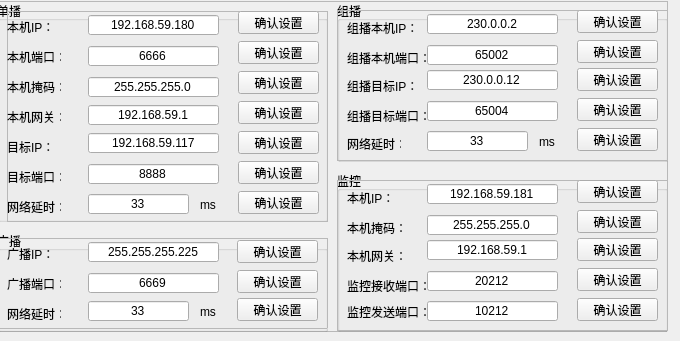
   <widget class="QWidget" name="tab_6">
    <attribute name="title">
     <string>网口2</string>
    </attribute>
    <widget class="QFrame" name="frame_7">
     <property name="geometry">
      <rect>
       <x>-3</x>
       <y>1</y>
       <width>671</width>
       <height>331</height>
      </rect>
     </property>
     <property name="frameShape">
      <enum>QFrame::StyledPanel</enum>
     </property>
     <property name="frameShadow">
      <enum>QFrame::Raised</enum>
     </property>
     <widget class="QGroupBox" name="groupBox_10">
      <property name="geometry">
       <rect>
        <x>0</x>
        <y>0</y>
        <width>331</width>
        <height>221</height>
       </rect>
      </property>
      <property name="title">
       <string>单播</string>
      </property>
      <widget class="QFrame" name="frame_8">
       <property name="geometry">
        <rect>
         <x>10</x>
         <y>10</y>
         <width>321</width>
         <height>211</height>
        </rect>
       </property>
       <property name="frameShape">
        <enum>QFrame::StyledPanel</enum>
       </property>
       <property name="frameShadow">
        <enum>QFrame::Raised</enum>
       </property>
       <widget class="QPushButton" name="pushButton_33">
        <property name="geometry">
         <rect>
          <x>231</x>
          <y>150</y>
          <width>81</width>
          <height>23</height>
         </rect>
        </property>
        <property name="text">
         <string>确认设置</string>
        </property>
       </widget>
       <widget class="QLabel" name="label_42">
        <property name="geometry">
         <rect>
          <x>0</x>
          <y>70</y>
          <width>54</width>
          <height>12</height>
         </rect>
        </property>
        <property name="text">
         <string>本机掩码：</string>
        </property>
       </widget>
       <widget class="QLineEdit" name="lineEdit_30">
        <property name="geometry">
         <rect>
          <x>81</x>
          <y>122</y>
          <width>131</width>
          <height>20</height>
         </rect>
        </property>
        <property name="text">
         <string>192.168.59.117</string>
        </property>
        <property name="alignment">
         <set>Qt::AlignCenter</set>
        </property>
       </widget>
       <widget class="QLineEdit" name="lineEdit_31">
        <property name="geometry">
         <rect>
          <x>81</x>
          <y>35</y>
          <width>131</width>
          <height>20</height>
         </rect>
        </property>
        <property name="text">
         <string>6666</string>
        </property>
        <property name="alignment">
         <set>Qt::AlignCenter</set>
        </property>
       </widget>
       <widget class="QLabel" name="label_43">
        <property name="geometry">
         <rect>
          <x>0</x>
          <y>40</y>
          <width>54</width>
          <height>12</height>
         </rect>
        </property>
        <property name="text">
         <string>本机端口：</string>
        </property>
       </widget>
       <widget class="QLabel" name="label_44">
        <property name="geometry">
         <rect>
          <x>0</x>
          <y>130</y>
          <width>54</width>
          <height>12</height>
         </rect>
        </property>
        <property name="text">
         <string>目标IP：</string>
        </property>
       </widget>
       <widget class="QLineEdit" name="lineEdit_32">
        <property name="geometry">
         <rect>
          <x>81</x>
          <y>94</y>
          <width>131</width>
          <height>20</height>
         </rect>
        </property>
        <property name="text">
         <string>192.168.59.1</string>
        </property>
        <property name="alignment">
         <set>Qt::AlignCenter</set>
        </property>
       </widget>
       <widget class="QLabel" name="label_45">
        <property name="geometry">
         <rect>
          <x>0</x>
          <y>10</y>
          <width>54</width>
          <height>12</height>
         </rect>
        </property>
        <property name="text">
         <string>本机IP：</string>
        </property>
       </widget>
       <widget class="QPushButton" name="pushButton_34">
        <property name="geometry">
         <rect>
          <x>231</x>
          <y>180</y>
          <width>81</width>
          <height>23</height>
         </rect>
        </property>
        <property name="text">
         <string>确认设置</string>
        </property>
       </widget>
       <widget class="QPushButton" name="pushButton_35">
        <property name="geometry">
         <rect>
          <x>231</x>
          <y>120</y>
          <width>81</width>
          <height>23</height>
         </rect>
        </property>
        <property name="text">
         <string>确认设置</string>
        </property>
       </widget>
       <widget class="QPushButton" name="pushButton_36">
        <property name="geometry">
         <rect>
          <x>231</x>
          <y>0</y>
          <width>81</width>
          <height>23</height>
         </rect>
        </property>
        <property name="text">
         <string>确认设置</string>
        </property>
       </widget>
       <widget class="QLabel" name="label_71">
        <property name="geometry">
         <rect>
          <x>193</x>
          <y>188</y>
          <width>54</width>
          <height>12</height>
         </rect>
        </property>
        <property name="text">
         <string>ms</string>
        </property>
       </widget>
       <widget class="QLineEdit" name="lineEdit_33">
        <property name="geometry">
         <rect>
          <x>81</x>
          <y>66</y>
          <width>131</width>
          <height>20</height>
         </rect>
        </property>
        <property name="text">
         <string>255.255.255.0</string>
        </property>
        <property name="alignment">
         <set>Qt::AlignCenter</set>
        </property>
       </widget>
       <widget class="QLabel" name="label_74">
        <property name="geometry">
         <rect>
          <x>0</x>
          <y>190</y>
          <width>54</width>
          <height>12</height>
         </rect>
        </property>
        <property name="text">
         <string>网络延时：</string>
        </property>
       </widget>
       <widget class="QLineEdit" name="lineEdit_34">
        <property name="geometry">
         <rect>
          <x>81</x>
          <y>153</y>
          <width>131</width>
          <height>20</height>
         </rect>
        </property>
        <property name="text">
         <string>8888</string>
        </property>
        <property name="alignment">
         <set>Qt::AlignCenter</set>
        </property>
       </widget>
       <widget class="QPushButton" name="pushButton_37">
        <property name="geometry">
         <rect>
          <x>231</x>
          <y>30</y>
          <width>81</width>
          <height>23</height>
         </rect>
        </property>
        <property name="text">
         <string>确认设置</string>
        </property>
       </widget>
       <widget class="QLabel" name="label_75">
        <property name="geometry">
         <rect>
          <x>0</x>
          <y>160</y>
          <width>54</width>
          <height>12</height>
         </rect>
        </property>
        <property name="text">
         <string>目标端口：</string>
        </property>
       </widget>
       <widget class="QPushButton" name="pushButton_38">
        <property name="geometry">
         <rect>
          <x>231</x>
          <y>90</y>
          <width>81</width>
          <height>23</height>
         </rect>
        </property>
        <property name="text">
         <string>确认设置</string>
        </property>
       </widget>
       <widget class="QPushButton" name="pushButton_39">
        <property name="geometry">
         <rect>
          <x>231</x>
          <y>60</y>
          <width>81</width>
          <height>23</height>
         </rect>
        </property>
        <property name="text">
         <string>确认设置</string>
        </property>
       </widget>
       <widget class="QLineEdit" name="lineEdit_35">
        <property name="geometry">
         <rect>
          <x>81</x>
          <y>4</y>
          <width>131</width>
          <height>20</height>
         </rect>
        </property>
        <property name="text">
         <string>192.168.59.180</string>
        </property>
        <property name="alignment">
         <set>Qt::AlignCenter</set>
        </property>
       </widget>
       <widget class="QLineEdit" name="lineEdit_36">
        <property name="geometry">
         <rect>
          <x>81</x>
          <y>183</y>
          <width>101</width>
          <height>20</height>
         </rect>
        </property>
        <property name="text">
         <string>33</string>
        </property>
        <property name="alignment">
         <set>Qt::AlignCenter</set>
        </property>
       </widget>
       <widget class="QLabel" name="label_46">
        <property name="geometry">
         <rect>
          <x>0</x>
          <y>100</y>
          <width>54</width>
          <height>12</height>
         </rect>
        </property>
        <property name="text">
         <string>本机网关：</string>
        </property>
       </widget>
      </widget>
     </widget>
     <widget class="QGroupBox" name="groupBox_11">
      <property name="geometry">
       <rect>
        <x>0</x>
        <y>230</y>
        <width>331</width>
        <height>101</height>
       </rect>
      </property>
      <property name="title">
       <string>广播</string>
      </property>
      <widget class="QFrame" name="frame_9">
       <property name="geometry">
        <rect>
         <x>0</x>
         <y>7</y>
         <width>331</width>
         <height>91</height>
        </rect>
       </property>
       <property name="frameShape">
        <enum>QFrame::StyledPanel</enum>
       </property>
       <property name="frameShadow">
        <enum>QFrame::Raised</enum>
       </property>
       <widget class="QLabel" name="label_47">
        <property name="geometry">
         <rect>
          <x>10</x>
          <y>10</y>
          <width>54</width>
          <height>12</height>
         </rect>
        </property>
        <property name="text">
         <string>广播IP：</string>
        </property>
       </widget>
       <widget class="QPushButton" name="pushButton_40">
        <property name="geometry">
         <rect>
          <x>240</x>
          <y>2</y>
          <width>81</width>
          <height>23</height>
         </rect>
        </property>
        <property name="text">
         <string>确认设置</string>
        </property>
       </widget>
       <widget class="QLabel" name="label_76">
        <property name="geometry">
         <rect>
          <x>203</x>
          <y>68</y>
          <width>54</width>
          <height>12</height>
         </rect>
        </property>
        <property name="text">
         <string>ms</string>
        </property>
       </widget>
       <widget class="QLineEdit" name="lineEdit_37">
        <property name="geometry">
         <rect>
          <x>91</x>
          <y>4</y>
          <width>131</width>
          <height>20</height>
         </rect>
        </property>
        <property name="text">
         <string>255.255.255.225</string>
        </property>
        <property name="alignment">
         <set>Qt::AlignCenter</set>
        </property>
       </widget>
       <widget class="QPushButton" name="pushButton_41">
        <property name="geometry">
         <rect>
          <x>240</x>
          <y>60</y>
          <width>81</width>
          <height>23</height>
         </rect>
        </property>
        <property name="text">
         <string>确认设置</string>
        </property>
       </widget>
       <widget class="QLineEdit" name="lineEdit_38">
        <property name="geometry">
         <rect>
          <x>91</x>
          <y>35</y>
          <width>131</width>
          <height>20</height>
         </rect>
        </property>
        <property name="text">
         <string>6669</string>
        </property>
        <property name="alignment">
         <set>Qt::AlignCenter</set>
        </property>
       </widget>
       <widget class="QLabel" name="label_77">
        <property name="geometry">
         <rect>
          <x>10</x>
          <y>70</y>
          <width>54</width>
          <height>12</height>
         </rect>
        </property>
        <property name="text">
         <string>网络延时：</string>
        </property>
       </widget>
       <widget class="QPushButton" name="pushButton_42">
        <property name="geometry">
         <rect>
          <x>240</x>
          <y>32</y>
          <width>81</width>
          <height>23</height>
         </rect>
        </property>
        <property name="text">
         <string>确认设置</string>
        </property>
       </widget>
       <widget class="QLineEdit" name="lineEdit_39">
        <property name="geometry">
         <rect>
          <x>91</x>
          <y>63</y>
          <width>101</width>
          <height>20</height>
         </rect>
        </property>
        <property name="text">
         <string>33</string>
        </property>
        <property name="alignment">
         <set>Qt::AlignCenter</set>
        </property>
       </widget>
       <widget class="QLabel" name="label_48">
        <property name="geometry">
         <rect>
          <x>10</x>
          <y>40</y>
          <width>54</width>
          <height>12</height>
         </rect>
        </property>
        <property name="text">
         <string>广播端口：</string>
        </property>
       </widget>
      </widget>
     </widget>
     <widget class="QGroupBox" name="groupBox_12">
      <property name="geometry">
       <rect>
        <x>340</x>
        <y>0</y>
        <width>331</width>
        <height>161</height>
       </rect>
      </property>
      <property name="title">
       <string>组播</string>
      </property>
      <widget class="QFrame" name="frame_10">
       <property name="geometry">
        <rect>
         <x>0</x>
         <y>9</y>
         <width>331</width>
         <height>151</height>
        </rect>
       </property>
       <property name="frameShape">
        <enum>QFrame::StyledPanel</enum>
       </property>
       <property name="frameShadow">
        <enum>QFrame::Raised</enum>
       </property>
       <widget class="QLabel" name="label_49">
        <property name="geometry">
         <rect>
          <x>10</x>
          <y>10</y>
          <width>71</width>
          <height>16</height>
         </rect>
        </property>
        <property name="text">
         <string>组播本机IP：</string>
        </property>
       </widget>
       <widget class="QPushButton" name="pushButton_43">
        <property name="geometry">
         <rect>
          <x>240</x>
          <y>0</y>
          <width>81</width>
          <height>23</height>
         </rect>
        </property>
        <property name="text">
         <string>确认设置</string>
        </property>
       </widget>
       <widget class="QPushButton" name="pushButton_44">
        <property name="geometry">
         <rect>
          <x>240</x>
          <y>58</y>
          <width>81</width>
          <height>23</height>
         </rect>
        </property>
        <property name="text">
         <string>确认设置</string>
        </property>
       </widget>
       <widget class="QLabel" name="label_78">
        <property name="geometry">
         <rect>
          <x>202</x>
          <y>126</y>
          <width>54</width>
          <height>12</height>
         </rect>
        </property>
        <property name="text">
         <string>ms</string>
        </property>
       </widget>
       <widget class="QLineEdit" name="lineEdit_40">
        <property name="geometry">
         <rect>
          <x>90</x>
          <y>60</y>
          <width>131</width>
          <height>20</height>
         </rect>
        </property>
        <property name="text">
         <string>230.0.0.12</string>
        </property>
        <property name="alignment">
         <set>Qt::AlignCenter</set>
        </property>
       </widget>
       <widget class="QLineEdit" name="lineEdit_41">
        <property name="geometry">
         <rect>
          <x>90</x>
          <y>91</y>
          <width>131</width>
          <height>20</height>
         </rect>
        </property>
        <property name="text">
         <string>65004</string>
        </property>
        <property name="alignment">
         <set>Qt::AlignCenter</set>
        </property>
       </widget>
       <widget class="QLineEdit" name="lineEdit_42">
        <property name="geometry">
         <rect>
          <x>90</x>
          <y>4</y>
          <width>131</width>
          <height>20</height>
         </rect>
        </property>
        <property name="text">
         <string>230.0.0.2</string>
        </property>
        <property name="alignment">
         <set>Qt::AlignCenter</set>
        </property>
       </widget>
       <widget class="QLabel" name="label_50">
        <property name="geometry">
         <rect>
          <x>10</x>
          <y>68</y>
          <width>81</width>
          <height>16</height>
         </rect>
        </property>
        <property name="text">
         <string>组播目标IP：</string>
        </property>
       </widget>
       <widget class="QPushButton" name="pushButton_45">
        <property name="geometry">
         <rect>
          <x>240</x>
          <y>118</y>
          <width>81</width>
          <height>23</height>
         </rect>
        </property>
        <property name="text">
         <string>确认设置</string>
        </property>
       </widget>
       <widget class="QLineEdit" name="lineEdit_43">
        <property name="geometry">
         <rect>
          <x>90</x>
          <y>35</y>
          <width>131</width>
          <height>20</height>
         </rect>
        </property>
        <property name="text">
         <string>65002</string>
        </property>
        <property name="alignment">
         <set>Qt::AlignCenter</set>
        </property>
       </widget>
       <widget class="QPushButton" name="pushButton_46">
        <property name="geometry">
         <rect>
          <x>240</x>
          <y>88</y>
          <width>81</width>
          <height>23</height>
         </rect>
        </property>
        <property name="text">
         <string>确认设置</string>
        </property>
       </widget>
       <widget class="QLabel" name="label_79">
        <property name="geometry">
         <rect>
          <x>10</x>
          <y>128</y>
          <width>54</width>
          <height>12</height>
         </rect>
        </property>
        <property name="text">
         <string>网络延时：</string>
        </property>
       </widget>
       <widget class="QPushButton" name="pushButton_47">
        <property name="geometry">
         <rect>
          <x>240</x>
          <y>30</y>
          <width>81</width>
          <height>23</height>
         </rect>
        </property>
        <property name="text">
         <string>确认设置</string>
        </property>
       </widget>
       <widget class="QLabel" name="label_80">
        <property name="geometry">
         <rect>
          <x>10</x>
          <y>98</y>
          <width>81</width>
          <height>16</height>
         </rect>
        </property>
        <property name="text">
         <string>组播目标端口：</string>
        </property>
       </widget>
       <widget class="QLineEdit" name="lineEdit_44">
        <property name="geometry">
         <rect>
          <x>90</x>
          <y>121</y>
          <width>101</width>
          <height>20</height>
         </rect>
        </property>
        <property name="text">
         <string>33</string>
        </property>
        <property name="alignment">
         <set>Qt::AlignCenter</set>
        </property>
       </widget>
       <widget class="QLabel" name="label_51">
        <property name="geometry">
         <rect>
          <x>10</x>
          <y>40</y>
          <width>81</width>
          <height>16</height>
         </rect>
        </property>
        <property name="text">
         <string>组播本机端口：</string>
        </property>
       </widget>
      </widget>
     </widget>
     <widget class="QGroupBox" name="groupBox_13">
      <property name="geometry">
       <rect>
        <x>340</x>
        <y>170</y>
        <width>331</width>
        <height>161</height>
       </rect>
      </property>
      <property name="title">
       <string>监控</string>
      </property>
      <widget class="QFrame" name="frame_11">
       <property name="geometry">
        <rect>
         <x>0</x>
         <y>9</y>
         <width>331</width>
         <height>151</height>
        </rect>
       </property>
       <property name="frameShape">
        <enum>QFrame::StyledPanel</enum>
       </property>
       <property name="frameShadow">
        <enum>QFrame::Raised</enum>
       </property>
       <widget class="QLabel" name="label_52">
        <property name="geometry">
         <rect>
          <x>10</x>
          <y>10</y>
          <width>71</width>
          <height>16</height>
         </rect>
        </property>
        <property name="text">
         <string>本机IP：</string>
        </property>
       </widget>
       <widget class="QPushButton" name="pushButton_48">
        <property name="geometry">
         <rect>
          <x>240</x>
          <y>0</y>
          <width>81</width>
          <height>23</height>
         </rect>
        </property>
        <property name="text">
         <string>确认设置</string>
        </property>
       </widget>
       <widget class="QPushButton" name="pushButton_49">
        <property name="geometry">
         <rect>
          <x>240</x>
          <y>58</y>
          <width>81</width>
          <height>23</height>
         </rect>
        </property>
        <property name="text">
         <string>确认设置</string>
        </property>
       </widget>
       <widget class="QLineEdit" name="lineEdit_45">
        <property name="geometry">
         <rect>
          <x>90</x>
          <y>60</y>
          <width>131</width>
          <height>20</height>
         </rect>
        </property>
        <property name="text">
         <string>192.168.59.1</string>
        </property>
        <property name="alignment">
         <set>Qt::AlignCenter</set>
        </property>
       </widget>
       <widget class="QLineEdit" name="lineEdit_46">
        <property name="geometry">
         <rect>
          <x>90</x>
          <y>91</y>
          <width>131</width>
          <height>20</height>
         </rect>
        </property>
        <property name="text">
         <string>20212</string>
        </property>
        <property name="alignment">
         <set>Qt::AlignCenter</set>
        </property>
       </widget>
       <widget class="QLineEdit" name="lineEdit_47">
        <property name="geometry">
         <rect>
          <x>90</x>
          <y>4</y>
          <width>131</width>
          <height>20</height>
         </rect>
        </property>
        <property name="text">
         <string>192.168.59.181</string>
        </property>
        <property name="alignment">
         <set>Qt::AlignCenter</set>
        </property>
       </widget>
       <widget class="QLabel" name="label_53">
        <property name="geometry">
         <rect>
          <x>10</x>
          <y>68</y>
          <width>81</width>
          <height>16</height>
         </rect>
        </property>
        <property name="text">
         <string>本机网关：</string>
        </property>
       </widget>
       <widget class="QPushButton" name="pushButton_50">
        <property name="geometry">
         <rect>
          <x>240</x>
          <y>118</y>
          <width>81</width>
          <height>23</height>
         </rect>
        </property>
        <property name="text">
         <string>确认设置</string>
        </property>
       </widget>
       <widget class="QLineEdit" name="lineEdit_48">
        <property name="geometry">
         <rect>
          <x>90</x>
          <y>35</y>
          <width>131</width>
          <height>20</height>
         </rect>
        </property>
        <property name="text">
         <string>255.255.255.0</string>
        </property>
        <property name="alignment">
         <set>Qt::AlignCenter</set>
        </property>
       </widget>
       <widget class="QPushButton" name="pushButton_51">
        <property name="geometry">
         <rect>
          <x>240</x>
          <y>88</y>
          <width>81</width>
          <height>23</height>
         </rect>
        </property>
        <property name="text">
         <string>确认设置</string>
        </property>
       </widget>
       <widget class="QLabel" name="label_81">
        <property name="geometry">
         <rect>
          <x>10</x>
          <y>124</y>
          <width>91</width>
          <height>16</height>
         </rect>
        </property>
        <property name="text">
         <string>监控发送端口：</string>
        </property>
       </widget>
       <widget class="QPushButton" name="pushButton_52">
        <property name="geometry">
         <rect>
          <x>240</x>
          <y>30</y>
          <width>81</width>
          <height>23</height>
         </rect>
        </property>
        <property name="text">
         <string>确认设置</string>
        </property>
       </widget>
       <widget class="QLabel" name="label_82">
        <property name="geometry">
         <rect>
          <x>10</x>
          <y>98</y>
          <width>81</width>
          <height>16</height>
         </rect>
        </property>
        <property name="text">
         <string>监控接收端口：</string>
        </property>
       </widget>
       <widget class="QLineEdit" name="lineEdit_49">
        <property name="geometry">
         <rect>
          <x>90</x>
          <y>121</y>
          <width>131</width>
          <height>20</height>
         </rect>
        </property>
        <property name="text">
         <string>10212</string>
        </property>
        <property name="alignment">
         <set>Qt::AlignCenter</set>
        </property>
       </widget>
       <widget class="QLabel" name="label_83">
        <property name="geometry">
         <rect>
          <x>10</x>
          <y>40</y>
          <width>81</width>
          <height>16</height>
         </rect>
        </property>
        <property name="text">
         <string>本机掩码：</string>
        </property>
       </widget>
      </widget>
     </widget>
    </widget>
   </widget>
